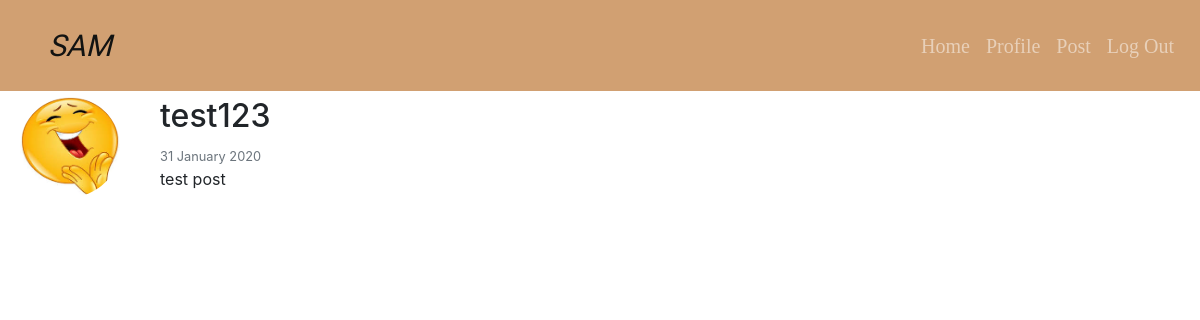
Screenshot of /home/post/38/ with the database file from the repository.
### post/models.py (models this page shows, shortened)
class Post(models.Model):
    content = models.TextField()
    date_posted = models.DateTimeField(default=timezone.now)
    author = models.ForeignKey(User,on_delete=models.CASCADE)

### users/models.py (models this page shows, shortened)
class Profile(models.Model):
    user = models.OneToOneField(User, on_delete=models.CASCADE)
    image = models.ImageField(default='default.jpg', upload_to='profile_pics')

### post/views.py (the view)
# urls.py: path('post/<int:pk>/', PostDetailView.as_view() ,name="post-detail"),
class PostDetailView(DetailView):
    model = Post

### post/templates/post/post_detail.html (shortened to what this page needs)
{% extends "post/base.html"%}
{% block post-content %}
    <article class="media post_detail_class content-section">
        <img class="article_img" id="post_article_img" src="{{ object.author.profile.image.url }}">
        <div class="post_media-body">
                <div class="article-metadata">
                    <h2 class="mr-2" id="author_post">{{ object.author }}</h2>
                    <small class="text-muted">{{ object.date_posted|date:"d F Y" }}</small>
                </div>
                <p class="article_content">{{ object.content }}</p>
        </article>
{% endblock%}

### post/static/post/main.css (style rules this page uses)
.article_img { border-radius: 50%; width: 100px; height: 100px; }
.media { padding-top: 10px; }
.post_detail_class { padding-top: 80px; }
#post_article_img { margin-left: 20px; }
.post_media-body { padding-left: 40px; }

### rows the page displays
Post: author.profile.image (placeholder picture), author "test123", date_posted "31 January 2020", content "test post"
